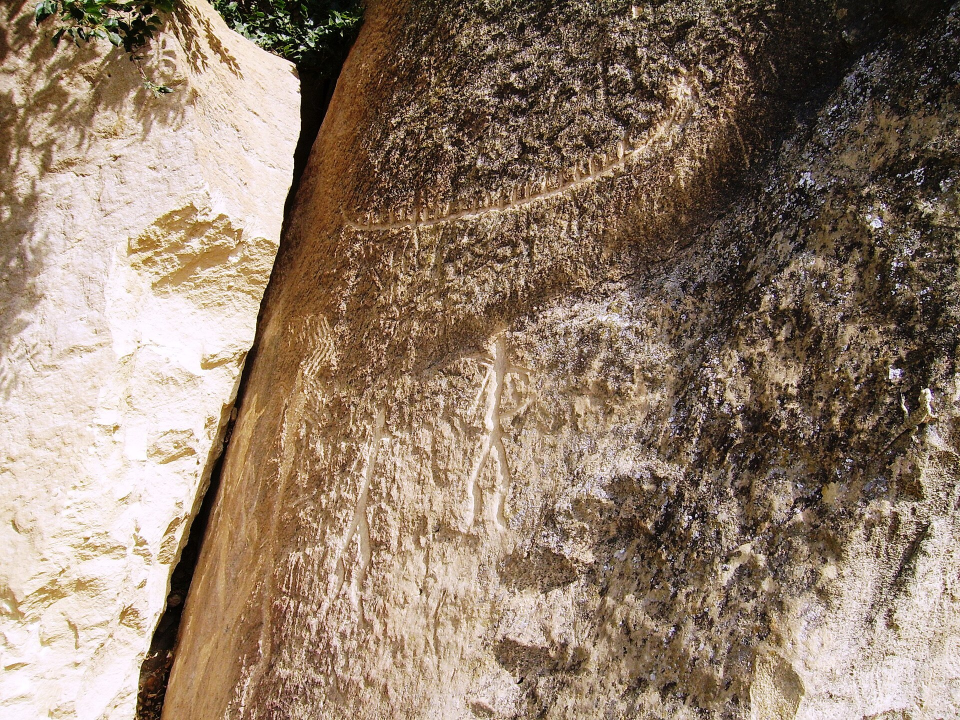
#> input picture fetch/img/2026-11-02_1_gobustan.jpg, 1920 x 1440 px (shown at 1/2 size)
$ python make.py ../../fetch/img/2026-11-02_1_gobustan.jpg ../../fetch/img/2026-11-02_3_akashi2.jpg ../../fetch/img/2026-11-02_3_akashi2.jpg
#> lines starting #> are read from the running program, lines starting #| are printed output that depends on the picture
"""Living-painting test (Gartal 11 Nov): an old Bibiheybat photochrome postcard 'comes alive'.
9:16 1080x1920, 30 fps, ~14 s. Halftone reveal, 2-layer parallax, flicker fire + sparks + drifting smoke,
dive into the flame, smoke-out to a paper text card with a counter. No music (AZ rule), only noise SFX."""
import math, os, subprocess, sys, wave, numpy as np, cv2
from PIL import Image, ImageDraw, ImageFont, ImageFilter
SRC = sys.argv[1]; OUT = sys.argv[2]; TMP = sys.argv[3]
W, H, FPS, DUR = 1080, 1920, 30, 14.0
N = int(DUR * FPS)
os.makedirs(TMP, exist_ok=True)
PAPER = np.array([238, 228, 208], np.float32); INK = (38, 30, 24); GOLD = (196, 150, 70)
LORA = "/usr/share/fonts/truetype/google-fonts/Lora-Variable.ttf"
def font(sz, wt="Regular"):
    f = ImageFont.truetype(LORA, sz)
    try: f.set_variation_by_name(wt)
    except Exception: pass
    return f
src = cv2.cvtColor(cv2.imread(SRC), cv2.COLOR_BGR2RGB).astype(np.float32)
sh, sw = src.shape[:2]
#> sh = 1440; sw = 1920
# crop off the printed caption strip at the top of the postcard (~7%)
src = src[int(sh * 0.07):, :]; sh, sw = src.shape[:2]
#> after `src = src[int(sh * 0.07):, :]`:
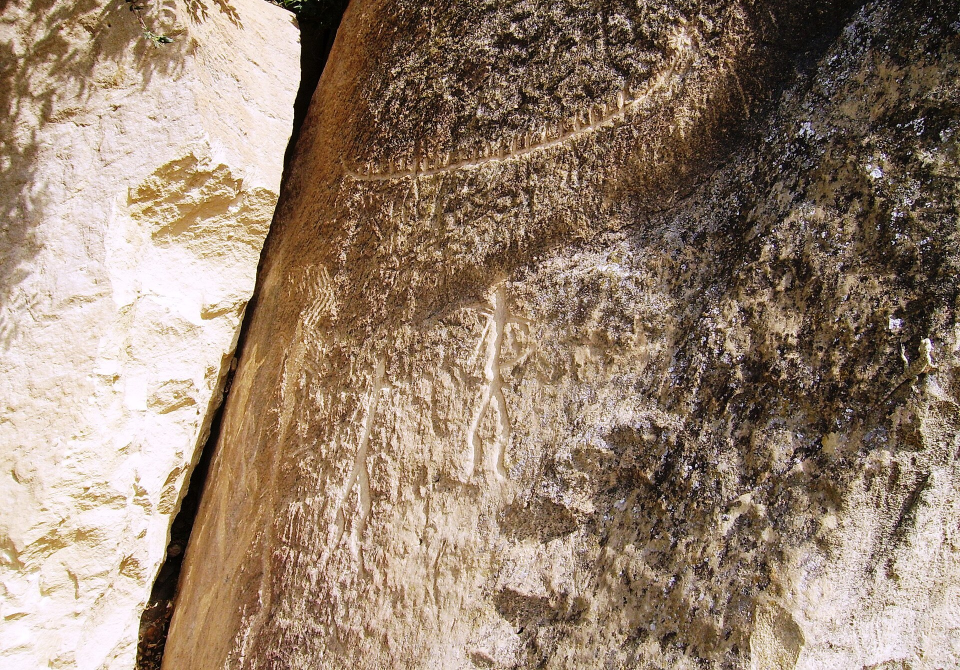
#> src: shape (1340, 1920, 3) float32 (shown at 1/2 size); mean R, G, B 150.9, 129.9, 111.7
#> after `sh, sw = src.shape[:2]`: sh = 1340
# upscale once (Lanczos) + light unsharp so zooms hold up
S = 2.4
big = cv2.resize(src, (int(sw * S), int(sh * S)), interpolation=cv2.INTER_LANCZOS4)
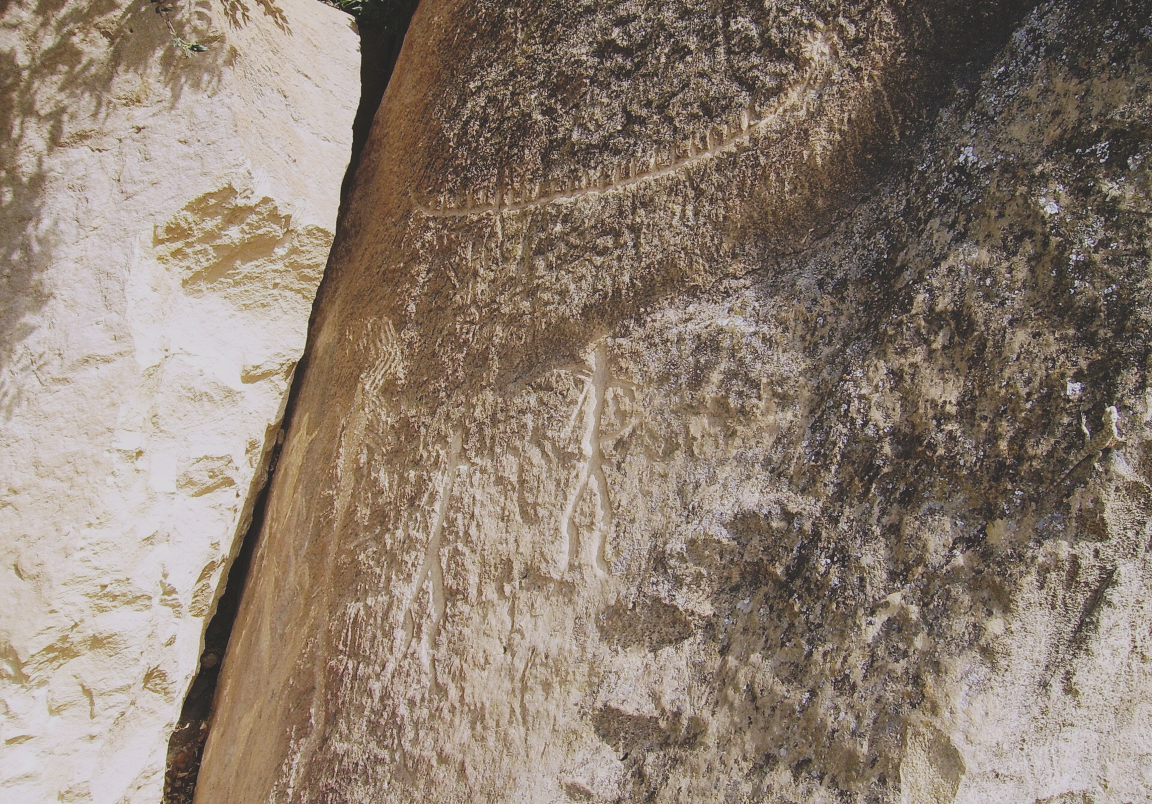
#> big: shape (3216, 4608, 3) float32 (shown at 1/4 size); mean R, G, B 153.6, 132.8, 113; drawn with min black and max white
blur = cv2.GaussianBlur(big, (0, 0), 2.0); big = np.clip(big * 1.5 - blur * 0.5, 0, 255)
BH, BW = big.shape[:2]
#> BH = 3216; BW = 4608
FIRE = (0.335 * BW, 0.30 * BH)           # flame top of the derrick (in big coords)
#> FIRE = (1543.7, 964.8)
yy, xx = np.mgrid[0:BH, 0:BW].astype(np.float32)
fg_mask = np.clip((yy / BH - 0.80) / 0.06, 0, 1)[..., None]       # ground strip with people = near layer
rng = np.random.default_rng(7)
def ease(x): x = min(1, max(0, x)); return x * x * (3 - 2 * x)
def view(img, cx, cy, z):
    """crop around (cx,cy) in big coords with zoom z (1 = image width fills frame) -> W x H"""
    scale = W / BW * z                      # output px per big px
    M = np.float32([[scale, 0, W / 2 - cx * scale], [0, scale, H / 2 - cy * scale]])
    return cv2.warpAffine(img, M, (W, H), flags=cv2.INTER_LINEAR, borderMode=cv2.BORDER_REFLECT)
# smoke texture: tileable-ish blurred noise
smoke_tex = cv2.GaussianBlur(rng.random((BH // 4, BW // 4)).astype(np.float32), (0, 0), 9)
smoke_tex = (smoke_tex - smoke_tex.min()) / (smoke_tex.max() - smoke_tex.min())
smoke_tex = cv2.resize(smoke_tex, (BW * 2, BH), interpolation=cv2.INTER_CUBIC)
smoke_zone = (np.clip(1 - yy / (0.55 * BH), 0, 1) ** 1.2)
sparks = [dict(x=FIRE[0] + rng.normal(0, 18), y=FIRE[1] + rng.normal(0, 10), t0=rng.uniform(0, DUR),
               vx=rng.normal(8, 14), vy=-rng.uniform(60, 140), life=rng.uniform(1.0, 2.4)) for _ in range(140)]
def frame_scene(t):
    # camera: slow push, then dive toward the flame
    if t < 4.6: z = 1.0 + 0.12 * ease(t / 4.6); cx, cy = BW * 0.5, BH * 0.5
    else:
        k = ease((t - 4.6) / 4.6)
        z = 1.12 + 1.25 * k; cx = BW * 0.5 + (FIRE[0] - BW * 0.5) * k; cy = BH * 0.5 + (FIRE[1] + 0.06 * BH - BH * 0.5) * k
    img = big.copy()
    # drifting smoke (lighten grey-dark areas, moving right/up)
    off = int((t * 22) % BW)
    sm = smoke_tex[:, off:off + BW] * smoke_zone
#> (the run stopped early here; a loop or call above may not have finished)
